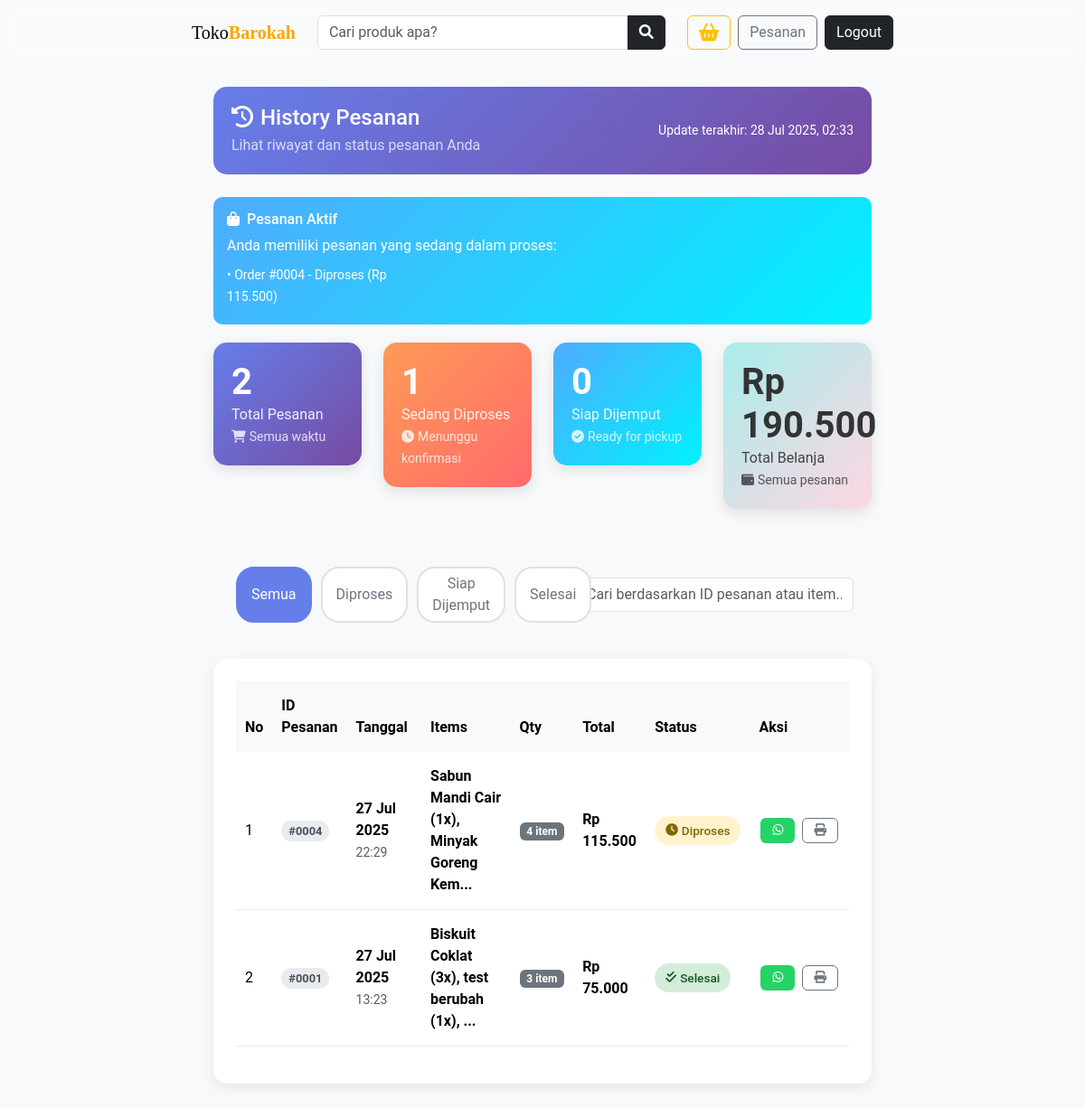
/views/pesanan.php (signed in), run on an earlier commit of the app's database.
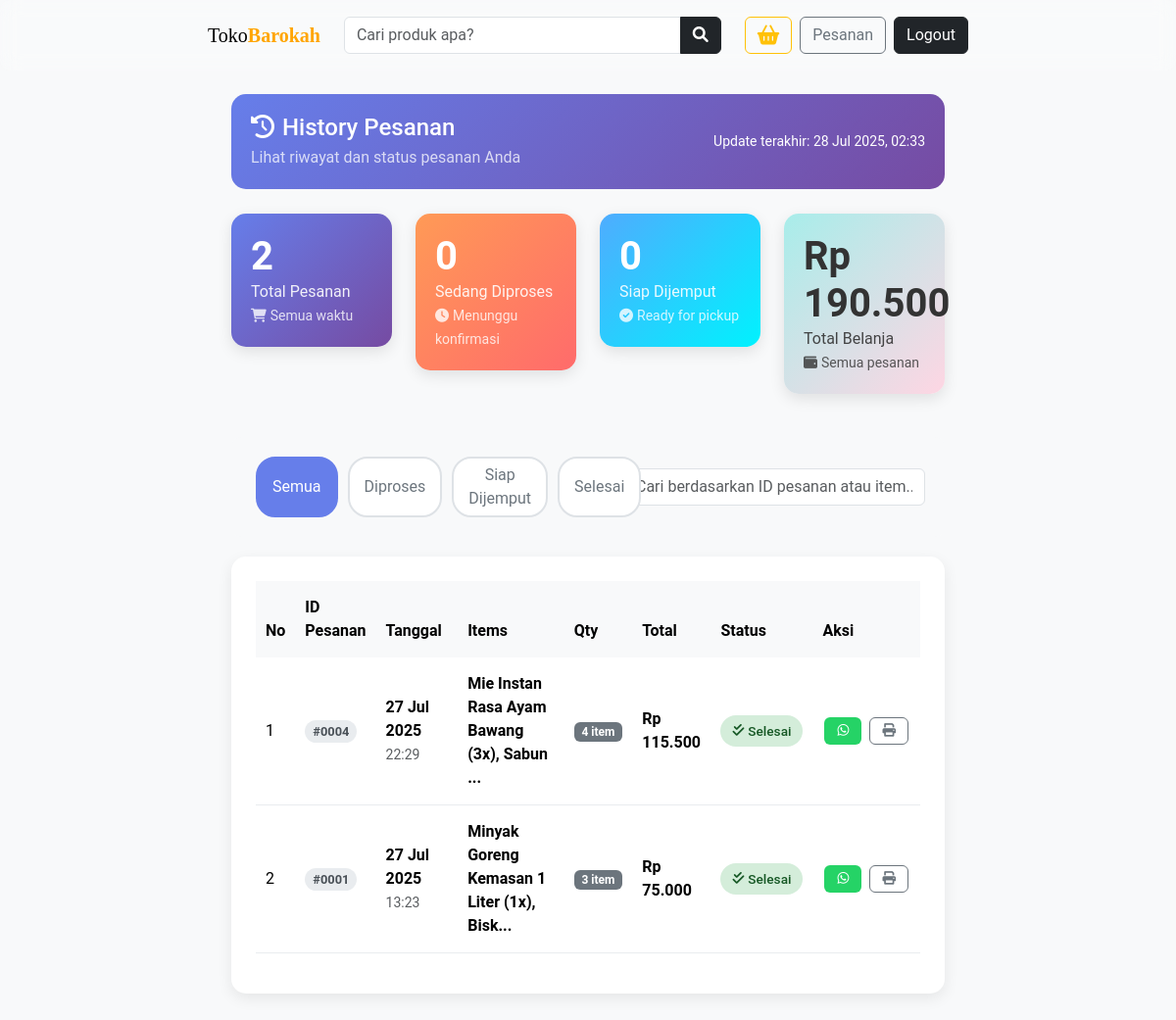
And on a later commit of the database.
### tables this page shows
CREATE TABLE `orders` (
  `id` int(11) NOT NULL,
  `user_id` int(11) DEFAULT NULL,
  `order_date` datetime DEFAULT current_timestamp(),
  `total_amount` decimal(10,2) DEFAULT NULL,
  `status` enum('diproses','siap_dijemput','selesai') DEFAULT 'diproses'
);

### views/pesanan.php (the view, shortened to what the changed rows need)
<?php
require_once '../includes/auth_check.php';
try {
    $user_id = $_SESSION['user_id'];
    $sql = "SELECT o.*, u.email,
                   COUNT(oi.id) as total_items,
                   GROUP_CONCAT(CONCAT(p.nama, ' (', oi.quantity, 'x)') SEPARATOR ', ') as items_detail
            FROM orders o
            LEFT JOIN users u ON o.user_id = u.id
            LEFT JOIN order_items oi ON o.id = oi.order_id
            LEFT JOIN produk p ON oi.product_id = p.id
            WHERE o.user_id = ?
            GROUP BY o.id
            ORDER BY o.order_date DESC";
    $stmt = $pdo->prepare($sql);
    $stmt->execute([$user_id]);
    $orders = $stmt->fetchAll(PDO::FETCH_ASSOC);
    $stats_sql = "SELECT
        COUNT(*) as total_pesanan,
        COUNT(CASE WHEN status = 'diproses' THEN 1 END) as sedang_diproses,
        COUNT(CASE WHEN status = 'siap_dijemput' THEN 1 END) as siap_dijemput,
        COUNT(CASE WHEN status = 'selesai' THEN 1 END) as selesai,
        COALESCE(SUM(total_amount), 0) as total_belanja
        FROM orders WHERE user_id = ?";
    $stats_stmt = $pdo->prepare($stats_sql);
    $stats_stmt->execute([$user_id]);
    $stats = $stats_stmt->fetch(PDO::FETCH_ASSOC);
    $recent_sql = "SELECT id, order_date, status, total_amount FROM orders
                   WHERE user_id = ? AND status != 'selesai'
                   ORDER BY order_date DESC LIMIT 3";
    $recent_stmt = $pdo->prepare($recent_sql);
    $recent_stmt->execute([$user_id]);
    $recent_orders = $recent_stmt->fetchAll(PDO::FETCH_ASSOC);
} catch (PDOException $e) {
    die("Query gagal: " . $e->getMessage());
}
function getStatusBadge($status)
{
    switch ($status) {
        case 'diproses':
            return '<span class="status-badge status-processing"><i class="fas fa-clock me-1"></i>Diproses</span>';
        case 'selesai':
            return '<span class="status-badge status-completed"><i class="fas fa-check-double me-1"></i>Selesai</span>';
    }
}
?>
<!DOCTYPE html>
<html lang="id">
<head>
    <link href="https://cdn.jsdelivr.net/npm/bootstrap@5.3.3/dist/css/bootstrap.min.css" rel="stylesheet" />
    <link href="https://cdn.jsdelivr.net/npm/bootstrap-icons@1.10.5/font/bootstrap-icons.css" rel="stylesheet" />
    <link rel="stylesheet" href="https://cdnjs.cloudflare.com/ajax/libs/font-awesome/6.0.0-beta3/css/all.min.css">
    <link rel="stylesheet" href="assets/css/index.css">
</head>
<body>
    <div class="container-fluid col-lg-10 col-xl-8 mx-auto">
        <div class="row">
            <div class="col-12">
                <div class="main-content p-4">
                    <?php if (!empty($recent_orders)): ?>
                        <div class="alert-orders">
                            <h6><i class="fas fa-shopping-bag me-2"></i>Pesanan Aktif</h6>
                            <p class="mb-2">Anda memiliki pesanan yang sedang dalam proses:</p>
                            <div class="row">
                                <?php foreach ($recent_orders as $order): ?>
                                    <div class="col-md-4 mb-1">
                                        <small>• Order #<?php echo str_pad($order['id'], 4, '0', STR_PAD_LEFT); ?> -
                                            <?php echo ucfirst(str_replace('_', ' ', $order['status'])); ?> (Rp
                                            <?php echo number_format($order['total_amount'], 0, ',', '.'); ?>)</small>
                                    </div>
                                <?php endforeach; ?>
                            </div>
                        </div>
                    <?php endif; ?>
                    <div class="row mb-4">
                        <div class="col-md-3">
                            <div class="stats-card warning">
                                <h3><?php echo $stats['sedang_diproses']; ?></h3>
                                <p>Sedang Diproses</p>
                                <small><i class="fas fa-clock me-1"></i>Menunggu konfirmasi</small>
                            </div>
                        </div>
                    </div>
                    <div class="table-container">
                        <div class="table-responsive">
                            <table class="table table-hover align-middle" id="ordersTable">
                                <thead>
                                    <tr>
                                        <th width="5%">No</th>
                                        <th width="10%">ID Pesanan</th>
                                        <th width="15%">Tanggal</th>
                                        <th width="25%">Items</th>
                                        <th width="10%">Qty</th>
                                        <th width="12%">Total</th>
                                        <th width="12%">Status</th>
                                        <th width="11%">Aksi</th>
                                    </tr>
                                </thead>
                                <tbody>
                                    <?php if (empty($orders)): ?>
                                        <tr>
                                            <td colspan="8" class="text-center py-4">
                                                <div class="text-muted">
                                                    <i class="fas fa-shopping-cart fa-3x mb-3 opacity-25"></i>
                                                    <h5>Belum Ada Pesanan</h5>
                                                    <p>Anda belum memiliki riwayat pesanan. <a href="katalog.php"
                                                            class="text-decoration-none">Mulai berbelanja sekarang!</a></p>
                                                </div>
                                            </td>
                                        </tr>
                                    <?php else: ?>
                                        <?php $no = 1;
                                        foreach ($orders as $order): ?>
                                            <tr data-status="<?= $order['status'] ?>">
                                                <td><?= $no++ ?></td>
                                                <td>
                                                    <span
                                                        class="order-id-badge">#<?= str_pad($order['id'], 4, '0', STR_PAD_LEFT) ?></span>
                                                </td>
                                                <td>
                                                    <div class="fw-semibold">
                                                        <?= date('d M Y', strtotime($order['order_date'])) ?></div>
                                                    <small
                                                        class="text-muted"><?= date('H:i', strtotime($order['order_date'])) ?></small>
                                                </td>
                                                <td>
                                                    <div class="fw-semibold"
                                                        title="<?= htmlspecialchars($order['items_detail']) ?>">
                                                        <?= strlen($order['items_detail']) > 40 ? htmlspecialchars(substr($order['items_detail'], 0, 40)) . '...' : htmlspecialchars($order['items_detail']) ?>
                                                    </div>
                                                </td>
                                                <td>
                                                    <span class="badge bg-secondary"><?= $order['total_items'] ?> item</span>
                                                </td>
                                                <td>
                                                    <div class="fw-semibold">Rp
                                                        <?= number_format($order['total_amount'], 0, ',', '.') ?></div>
                                                </td>
                                                <td>
                                                    <?= getStatusBadge($order['status']) ?>
                                                </td>
                                                <td>
                                                    <div class="d-flex gap-1">
                                                        <a href="https://wa.me/+6285158889868?text=Halo,%20saya%20ingin%20menanyakan%20pesanan%20dengan%20ID%20<?= str_pad($order['id'], 4, '0', STR_PAD_LEFT) ?>"
                                                            target="_blank" class="btn btn-sm btn-whatsapp action-btn"
                                                            title="Chat Admin">
                                                            <i class="fab fa-whatsapp"></i>
                                                        </a>
                                                        <button class="btn btn-sm btn-outline-secondary action-btn btn-print"
                                                            data-order-id="<?= $order['id'] ?>" title="Cetak Struk">
                                                            <i class="fas fa-print"></i>
                                                        </button>
                                                    </div>
                                                </td>
                                            </tr>
                                        <?php endforeach; ?>
                                    <?php endif; ?>
                                </tbody>
                            </table>
                        </div>
                    </div>
                </div>
            </div>
        </div>
    </div>
</body>
</html>

What changed in the data, as far as the page shows it:
no longer on one of the page's lists (row edited): orders: id "0004", status "Diproses", total_amount "115.500"
changed orders "0004": items_detail "Sabun Mandi Cair (1x), Minyak Goreng Kem" → "Mie Instan Rasa Ayam Bawang (3x), Sabun"; status "Diproses" → "Selesai"
computed for orders "0001": items_detail "Biskuit Coklat (3x), test berubah (1x)," → "Minyak Goreng Kemasan 1 Liter (1x), Bisk"
Also different on the page:
$stats['sedang_diproses']: "1" → "0"
text no longer shown: "Pesanan Aktif Anda memiliki pesanan yang sedang dalam proses:"
